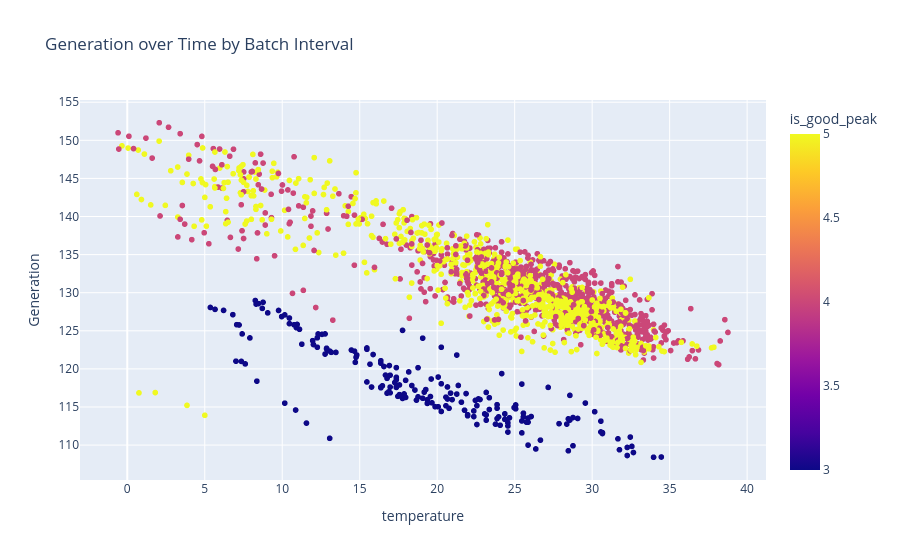

Source (notebook cell):
### Code cell
df_n_c = ds_n_c.filter_name_code(name, code)
show(df_n_c)

### Figure 1 — Plotly figure (JSON) as saved in the notebook; plotly's stock layout.template omitted (floating-point values rounded to 4 significant figures; data arrays with more than 128 entries replaced by an {"elided": "..."} marker saying what was removed)
{"data": [{"hovertemplate": "temperature=%{x}<br>Generation=%{y}<br>is_good_peak=%{marker.color}<extra></extra>", "legendgroup": "", "marker": {"color": {"elided": "1791 int values"}, "coloraxis": "coloraxis", "symbol": "circle"}, "mode": "markers", "name": "", "showlegend": false, "type": "scattergl", "x": {"elided": "1791 float values"}, "xaxis": "x", "y": {"elided": "1791 float values"}, "yaxis": "y"}], "layout": {"coloraxis": {"colorbar": {"title": {"text": "is_good_peak"}}, "colorscale": [[0, "#0d0887"], [0.1111, "#46039f"], [0.2222, "#7201a8"], [0.3333, "#9c179e"], [0.4444, "#bd3786"], [0.5556, "#d8576b"], [0.6667, "#ed7953"], [0.7778, "#fb9f3a"], [0.8889, "#fdca26"], [1, "#f0f921"]]}, "legend": {"tracegroupgap": 0}, "title": {"text": "Generation over Time by Batch Interval"}, "xaxis": {"anchor": "y", "domain": [0, 1], "title": {"text": "temperature"}}, "yaxis": {"anchor": "x", "domain": [0, 1], "title": {"text": "Generation"}}}}
